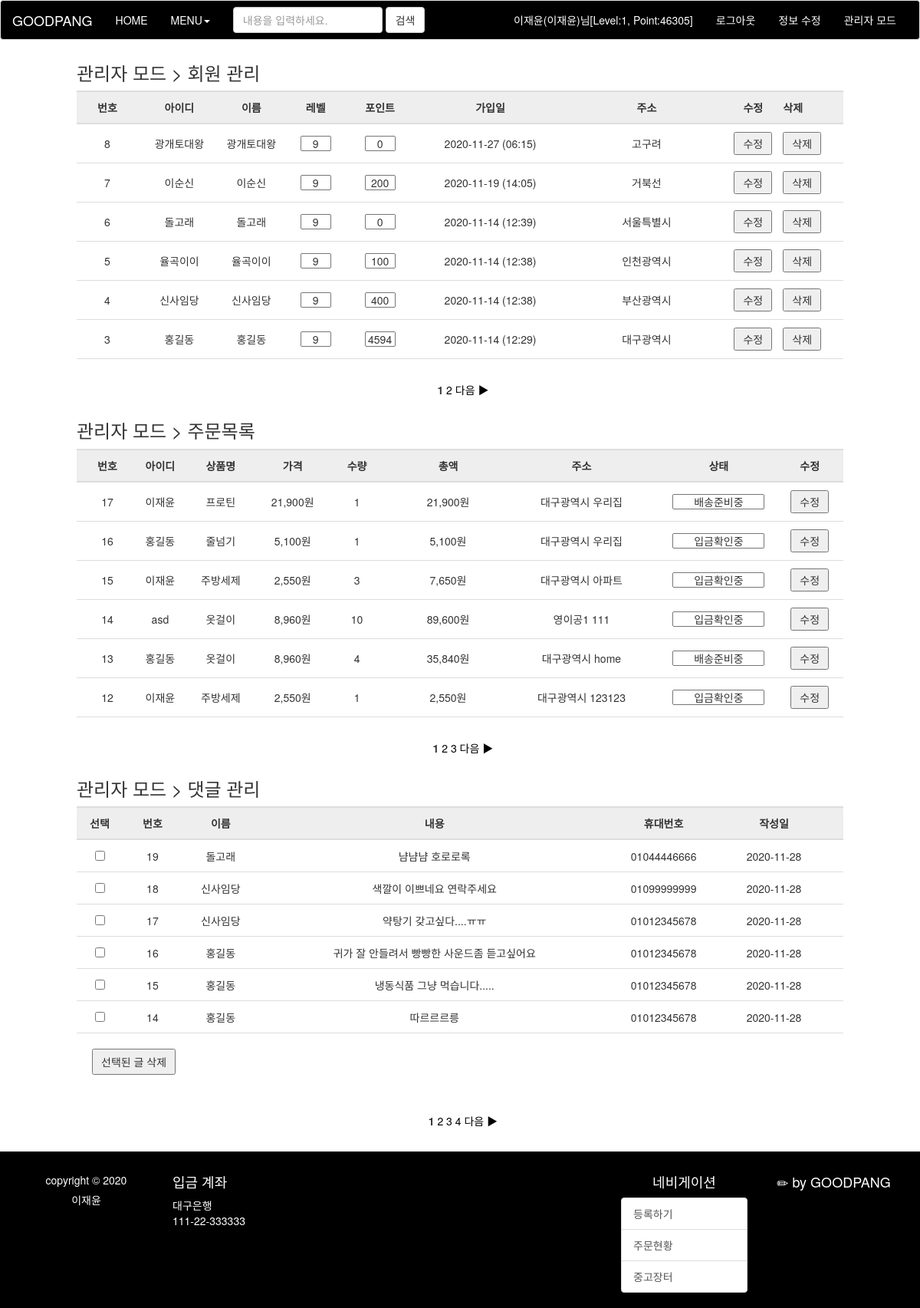
The app's page /final-project-final/admin.php (signed in) with its own data.
### tables this page shows
CREATE TABLE `members` (
  `num` int(11) NOT NULL,
  `id` char(15) NOT NULL,
  `pass` char(15) NOT NULL,
  `name` char(10) NOT NULL,
  `email` char(80) DEFAULT NULL,
  `address` varchar(30) NOT NULL,
  `regist_day` char(20) DEFAULT NULL,
  `level` int(11) DEFAULT NULL,
  `point` int(11) DEFAULT NULL
);

CREATE TABLE `order_my` (
  `num` int(11) NOT NULL,
  `id` char(15) NOT NULL,
  `name` char(10) NOT NULL,
  `product_name` char(200) NOT NULL,
  `price` int(11) NOT NULL,
  `count` int(11) NOT NULL,
  `totalmoney` int(11) NOT NULL,
  `address` varchar(30) NOT NULL,
  `address2` varchar(30) NOT NULL,
  `order_check` char(20) NOT NULL
);

CREATE TABLE `board` (
  `num` int(11) NOT NULL,
  `id` char(15) NOT NULL,
  `name` char(10) NOT NULL,
  `phonenumber` char(15) NOT NULL,
  `content` text NOT NULL,
  `regist_day` char(20) NOT NULL,
  `product_num` int(11) NOT NULL
);

### final-project-final/admin.php (the view, shortened to what this page needs)
<!DOCTYPE html>
<html>
<head>
<link rel="stylesheet" type="text/css" href="./css/common.css">
<link rel="stylesheet" type="text/css" href="./css/admin.css">
<link rel="stylesheet" href="./css/bootstrap.min.css">
<link rel="stylesheet" href="./css/bar.css">
</head>
<body>
<header>
    <?php include "header.php";?>
</header>
<section>
   	<div id="admin_box">
	    <h3 id="member_title">
	    	관리자 모드 > 회원 관리
		</h3>
	    <ul id="member_list">
				<li>
					<span class="col1">번호</span>
					<span class="col2">아이디</span>
					<span class="col3">이름</span>
					<span class="col4">레벨</span>
					<span class="col5">포인트</span>
					<span class="col6">가입일</span>
          <span class="col7">주소</span>
					<span class="col8">수정</span>
					<span class="col9">삭제</span>
				</li>
<?php
if (isset($_GET["page"]))
  $page = $_GET["page"];
else
  $page = 1;
	$con = mysqli_connect("localhost", "user1", "12345", "goodpang");
	$sql = "select * from members order by num desc";
	$result = mysqli_query($con, $sql);
	$total_record = mysqli_num_rows($result);
  $scale = 6;
	if ($total_record % $scale == 0)
		$total_page = floor($total_record/$scale);
	else
		$total_page = floor($total_record/$scale) + 1;
	$start = ($page - 1) * $scale;
	$number = $total_record - $start;
   for ($i=$start; $i<$start+$scale && $i < $total_record; $i++)
   {
      mysqli_data_seek($result, $i);
      $row = mysqli_fetch_array($result);
      $num         = $row["num"];
	    $id          = $row["id"];
	    $name        = $row["name"];
	    $level       = $row["level"];
      $point       = $row["point"];
      $regist_day  = $row["regist_day"];
      $address  = $row["address"];
?>
		<li>
		<form method="post" action="admin_member_update.php?num=<?=$num?>">
			<span class="col1"><?=$number?></span>
			<span class="col2"><?=$id?></a></span>
			<span class="col3"><?=$name?></span>
			<span class="col4"><input type="text" name="level" value="<?=$level?>"></span>
			<span class="col5"><input type="text" name="point" value="<?=$point?>"></span>
			<span class="col6"><?=$regist_day?></span>
      <span class="col7"><?=$address?></span>
			<span class="col8"><button type="submit">수정</button></span>
			<span class="col9"><button type="button" onclick="location.href='admin_member_delete.php?num=<?=$num?>'">삭제</button></span>
		</form>
		</li>
<?php
   	   $number--;
   }
?>
	    </ul>
      <ul id="page_num">
<?php
	if ($total_page>=2 && $page >= 2)
	{
		$new_page = $page-1;
		echo "<li><a href='admin.php?page=$new_page'>◀ 이전</a> </li>";
	}
	else
		echo "<li>&nbsp;</li>";
   	for ($i=1; $i<=$total_page; $i++)
   	{
		if ($page == $i)
		{
			echo "<li><b> $i </b></li>";
		}
		else
		{
			echo "<li><a href='admin.php?page=$i'> $i </a><li>";
		}
   	}
   	if ($total_page>=2 && $page != $total_page)
   	{
		$new_page = $page+1;
		echo "<li> <a href='admin.php?page=$new_page'>다음 ▶</a> </li>";
	}
	else
		echo "<li>&nbsp;</li>";
?>
			</ul>
      <div id="admin_box">
  	    <h3 id="order_title">
  	    	관리자 모드 > 주문목록
  		</h3>
  	    <ul id="order_list">
  				<li>
            <span class="col1">번호</span>
            <span class="col2">아이디</span>
            <span class="col3">상품명</span>
            <span class="col4">가격</span>
  					<span class="col5">수량</span>
            <span class="col6">총액</span>
            <span class="col7">주소</span>
            <span class="col8">상태</span>
  					<span class="col9">수정</span>
  				</li>
  <?php
  if (isset($_GET["page2"]))
    $page2 = $_GET["page2"];
  else
    $page2 = 1;
  	$con = mysqli_connect("localhost", "user1", "12345", "goodpang");
  	$sql = "select * from order_my order by num desc";
  	$result = mysqli_query($con, $sql);
  	$total_record = mysqli_num_rows($result);
    $scale = 6;
  	if ($total_record % $scale == 0)
  		$total_page = floor($total_record/$scale);
  	else
  		$total_page = floor($total_record/$scale) + 1;
  	$start = ($page2 - 1) * $scale;
  	$number = $total_record - $start;
     for ($i=$start; $i<$start+$scale && $i < $total_record; $i++)
     {
        mysqli_data_seek($result, $i);
        $row = mysqli_fetch_array($result);
        $num            = $row["num"];
       $id             = $row["id"];
       $product_name   = $row["product_name"];
        $count           = $row["count"];
        $price          = $row["price"];
        $totalmoney     = $row["totalmoney"];
        $address     = $row["address"];
        $address2     = $row["address2"];
        $order_check     = $row["order_check"];
  ?>
  		<li>
  		<form method="post" action="admin_order_check_update.php?num=<?=$num?>">
  			<span class="col1"><?=$number?></span>
        <span class="col2"><?=$id?></span>
        <span class="col3" align="center"><?=$product_name?></a></span>
        <span class="col4"><?=number_format($price)?>원</span>
        <span class="col5"><?=$count?></span>
        <span class="col6"><?=number_format($totalmoney)?>원</span>
        <span class="col7"><?=$address?>&nbsp<?=$address2?></span>
        <span class="col8"><input type="text" name="order_check" value="<?=$order_check?>"></span>
  			<span class="col9"><button type="submit">수정</button></span>
  		</form>
  		</li>
  <?php
     	   $number--;
     }
  ?>
  	    </ul>
        <ul id="page_num">
  <?php
  	if ($total_page>=2 && $page2 >= 2)
  	{
  		$new_page2 = $page2-1;
  		echo "<li><a href='admin.php?page2=$new_page2'>◀ 이전</a> </li>";
  	}
  	else
  		echo "<li>&nbsp;</li>";
     	for ($i=1; $i<=$total_page; $i++)
     	{
  		if ($page2 == $i)
  		{
  			echo "<li><b> $i </b></li>";
  		}
  		else
  		{
  			echo "<li><a href='admin.php?page2=$i'> $i </a><li>";
  		}
     	}
     	if ($total_page>=2 && $page2 != $total_page)
     	{
  		$new_page2 = $page2+1;
  		echo "<li> <a href='admin.php?page2=$new_page2'>다음 ▶</a> </li>";
  	}
  	else
  		echo "<li>&nbsp;</li>";
  ?>
  			</ul>
	    <h3 id="member_title">
	    	관리자 모드 > 댓글 관리
		</h3>
	    <ul id="board_list">
		<li class="title">
			<span class="col1">선택</span>
			<span class="col2">번호</span>
			<span class="col3">이름</span>
			<span class="col4">내용</span>
			<span class="col5">휴대번호</span>
			<span class="col6">작성일</span>
		</li>
		<form method="post" action="admin_board_delete.php">
<?php
if (isset($_GET["page3"]))
  $page3 = $_GET["page3"];
else
  $page3 = 1;
	$sql = "select * from board order by num desc";
	$result = mysqli_query($con, $sql);
	$total_record = mysqli_num_rows($result);
  $scale = 6;
  if ($total_record % $scale == 0)
    $total_page = floor($total_record/$scale);
  else
    $total_page = floor($total_record/$scale) + 1;
  $start = ($page3 - 1) * $scale;
  $number = $total_record - $start;
   for ($i=$start; $i<$start+$scale && $i < $total_record; $i++)
   {
      mysqli_data_seek($result, $i);
      $row = mysqli_fetch_array($result);
      $num         = $row["num"];
      $name        = $row["name"];
      $content        = $row["content"];
      $phonenumber       = $row["phonenumber"];
      $regist_day  = $row["regist_day"];
      $regist_day  = substr($regist_day, 0, 10)
?>
		<li>
			<span class="col1"><input type="checkbox" name="item[]" value="<?=$num?>"></span>
			<span class="col2"><?=$number?></span>
			<span class="col3"><?=$name?></span>
      <span class="col4" align="center"><?=$content?></span>
			<span class="col5"><?=$phonenumber?></span>
			<span class="col6"><?=$regist_day?></span>
		</li>
<?php
   	   $number--;
   }
?>
				<button type="submit">선택된 글 삭제</button>
			</form>
	    </ul>
      <ul id="page_num">
<?php
  if ($total_page>=2 && $page3 >= 2)
  {
    $new_page3 = $page3-1;
    echo "<li><a href='admin.php?page3=$new_page3'>◀ 이전</a> </li>";
  }
  else
    echo "<li>&nbsp;</li>";
    for ($i=1; $i<=$total_page; $i++)
    {
    if ($page3 == $i)
    {
      echo "<li><b> $i </b></li>";
    }
    else
    {
      echo "<li><a href='admin.php?page3=$i'> $i </a><li>";
    }
    }
    if ($total_page>=2 && $page3 != $total_page)
    {
    $new_page3 = $page3+1;
    echo "<li> <a href='admin.php?page3=$new_page3'>다음 ▶</a> </li>";
  }
  else
    echo "<li>&nbsp;</li>";
?>
      </ul>
	</div>
</section>
<footer style="background-color: #000000; color: #ffffff">
    <?php include "footer.php";?>
</footer>
</body>
</html>

### final-project-final/css/common.css (style rules this page uses)
* { padding: 0; margin: 0; }
body { font-family: "돋움"; font-size: 14px; }
ul { list-style-type: none; }

### final-project-final/css/admin.css (style rules this page uses)
#admin_box { width: 1000px; margin: 0 auto; }
#admin_box h3#member_title { margin: 30px 0 10px 0; }
#member_list { margin: 10px 0 30px 0; }
#member_list li:nth-child(1) { font-weight: bold; border-top: solid 2px #dddddd; border-bottom: solid 2px #dddddd; background-color: #eeeeee; }
#member_list li { padding: 10px 0; border-bottom: solid 1px #dddddd; }
#member_list span { display: inline-block; text-align: center; }
#member_list input { width: 40px; height: 20px; text-align: center; }
#member_list button { padding: 3px 10px; }
#member_list .col1 { width: 80px; }
#member_list .col2 { width: 100px; }
#member_list .col3 { width: 80px; }
#member_list .col4 { width: 80px; }
#member_list .col5 { width: 80px; }
#member_list .col6 { width: 200px; }
#member_list .col7 { width: 200px; }
#member_list .col8 { width: 70px; }
#admin_box h3#order_title { margin: 30px 0 10px 0; }
#order_list { margin: 10px 0 30px 0; }
#order_list li:nth-child(1) { font-weight: bold; border-top: solid 2px #dddddd; border-bottom: solid 2px #dddddd; background-color: #eeeeee; }
#order_list li { padding: 10px 0; border-bottom: solid 1px #dddddd; }
#order_list span { display: inline-block; text-align: center; }
#order_list input { width: 120px; height: 20px; text-align: center; }
#order_list button { padding: 3px 10px; }
#order_list .col1 { width: 80px; }
#order_list .col2 { width: 50px; }
#order_list .col3 { width: 100px; }
#order_list .col4 { width: 80px; }
#order_list .col5 { width: 80px; }
#order_list .col6 { width: 150px; }
#order_list .col7 { width: 190px; }
#order_list .col8 { width: 160px; }
#order_list .col9 { width: 70px; }
#board_list { margin: 10px 0 50px 0; }
#board_list .col1 { width: 60px; }
#board_list .col2 { width: 70px; }
#board_list .col3 { width: 100px; }
#board_list .col4 { width: 450px; }
#board_list .col5 { width: 140px; }
#board_list .col6 { width: 140px; }
#board_list li.title { font-weight: bold; border-top: solid 2px #dddddd; border-bottom: solid 2px #dddddd; background-color: #eeeeee; }
#board_list li.title span.col4 { text-align: center; }
#board_list li { padding: 10px 0; border-bottom: solid 1px #dddddd; }
#board_list span { display: inline-block; text-align: center; }
#board_list button { margin: 20px 0 0 20px; padding: 5px 10px; }
#page_num { text-align: center; margin: 30px 0 }
#page_num li { display: inline; }

### final-project-final/css/bar.css (style rules this page uses)
* { font-family: :'Nanum Gothic'; }
a { color: #000000; text-decoration: none; }

### records on screen
members: id "광개토대왕", name "광개토대왕", level "9", point "0", regist_day "2020-11-27 (06:15)", address "고구려"
members: id "이순신", name "이순신", level "9", point "200", regist_day "2020-11-19 (14:05)", address "거북선"
members: id "돌고래", name "돌고래", level "9", point "0", regist_day "2020-11-14 (12:39)", address "서울특별시"
members: id "율곡이이", name "율곡이이", level "9", point "100", regist_day "2020-11-14 (12:38)", address "인천광역시"
members: id "신사임당", name "신사임당", level "9", point "400", regist_day "2020-11-14 (12:38)", address "부산광역시"
members: id "홍길동", name "홍길동", level "9", point "4594", regist_day "2020-11-14 (12:29)", address "대구광역시"
order_my: id "이재윤", product_name "프로틴", price "21,900", count "1", totalmoney "21,900", address "대구광역시", address2 "우리집", order_check "배송준비중"
order_my: id "홍길동", product_name "줄넘기", price "5,100", count "1", totalmoney "5,100", address "대구광역시", address2 "우리집", order_check "입금확인중"
order_my: id "이재윤", product_name "주방세제", price "2,550", count "3", totalmoney "7,650", address "대구광역시", address2 "아파트", order_check "입금확인중"
order_my: id "asd", product_name "옷걸이", price "8,960", count "10", totalmoney "89,600", address "영이공1", address2 "111", order_check "입금확인중"
order_my: id "홍길동", product_name "옷걸이", price "8,960", count "4", totalmoney "35,840", address "대구광역시", address2 "home", order_check "배송준비중"
order_my: id "이재윤", product_name "주방세제", price "2,550", count "1", totalmoney "2,550", address "대구광역시", address2 "123123", order_check "입금확인중"
board: name "돌고래", content "냠냠냠 호로로록", phonenumber "01044446666", regist_day "2020-11-28"
board: name "신사임당", content "색깔이 이쁘네요 연락주세요", phonenumber "01099999999", regist_day "2020-11-28"
board: name "신사임당", content "약탕기 갖고싶다....ㅠㅠ", phonenumber "01012345678", regist_day "2020-11-28"
board: name "홍길동", content "귀가 잘 안들려서 빵빵한 사운드좀 듣고싶어요", phonenumber "01012345678", regist_day "2020-11-28"
board: name "홍길동", content "냉동식품 그냥 먹습니다.....", phonenumber "01012345678", regist_day "2020-11-28"
board: name "홍길동", content "따르르르릉", phonenumber "01012345678", regist_day "2020-11-28"

### other values on screen
$logged "이재윤(이재윤)님[Level:1, Point:46305]"
